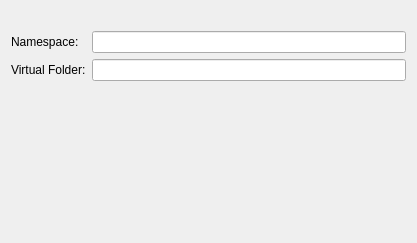
<?xml version="1.0" encoding="UTF-8"?>
<ui version="4.0">
 <class>GeneralPage</class>
 <widget class="QWidget" name="GeneralPage">
  <property name="geometry">
   <rect>
    <x>0</x>
    <y>0</y>
    <width>417</width>
    <height>243</height>
   </rect>
  </property>
  <property name="windowTitle">
   <string>Form</string>
  </property>
  <layout class="QGridLayout">
   <item row="1" column="0">
    <widget class="QLabel" name="label">
     <property name="text">
      <string>Namespace:</string>
     </property>
    </widget>
   </item>
   <item row="1" column="1">
    <widget class="QLineEdit" name="namespaceLineEdit"/>
   </item>
   <item row="2" column="0">
    <widget class="QLabel" name="label_2">
     <property name="text">
      <string>Virtual Folder:</string>
     </property>
    </widget>
   </item>
   <item row="2" column="1">
    <widget class="QLineEdit" name="folderLineEdit"/>
   </item>
   <item row="0" column="1">
    <spacer>
     <property name="orientation">
      <enum>Qt::Orientation::Vertical</enum>
     </property>
     <property name="sizeType">
      <enum>QSizePolicy::Policy::Fixed</enum>
     </property>
     <property name="sizeHint" stdset="0">
      <size>
       <width>20</width>
       <height>20</height>
      </size>
     </property>
    </spacer>
   </item>
   <item row="3" column="1">
    <spacer>
     <property name="orientation">
      <enum>Qt::Orientation::Vertical</enum>
     </property>
     <property name="sizeHint" stdset="0">
      <size>
       <width>20</width>
       <height>40</height>
      </size>
     </property>
    </spacer>
   </item>
  </layout>
 </widget>
 <resources/>
 <connections/>
</ui>
